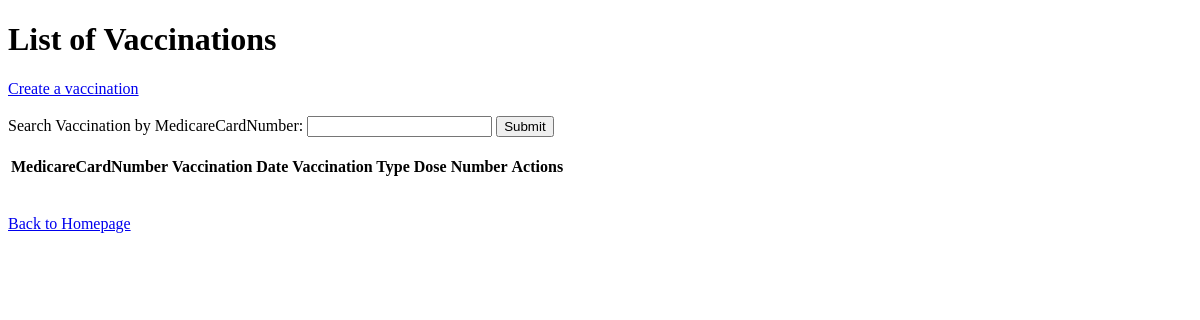
The page /php/vaccination/index.php on the database as committed earlier.
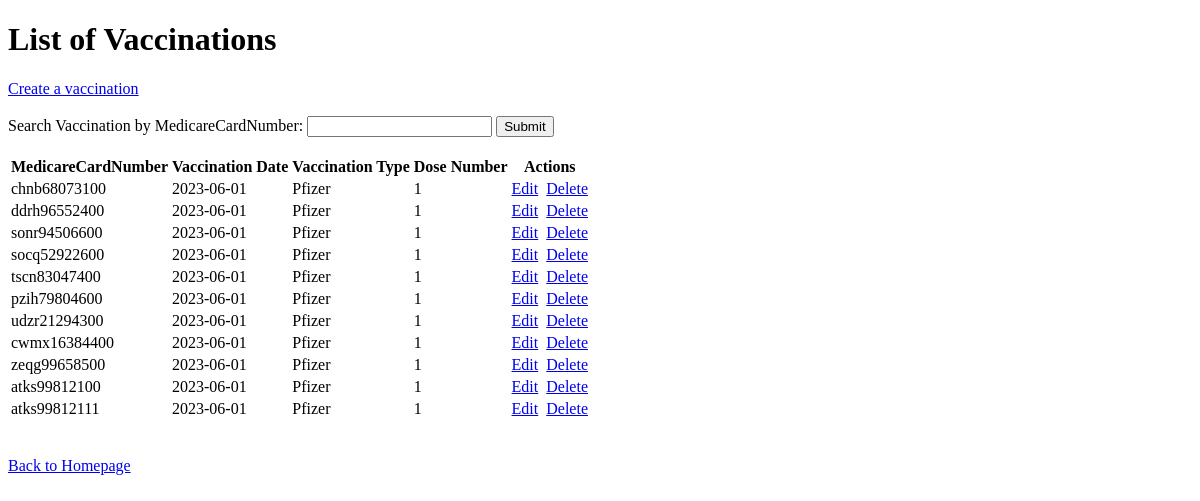
The same page on the database as committed later.
### tables this page shows
CREATE TABLE Vaccinations(
    MedicareCardNumber char(12) NOT NULL,
    `Date` Date,
    `Type` VARCHAR(255),
    DoseNumber int,
    FOREIGN KEY (MedicareCardNumber) REFERENCES Persons(MedicareCardNumber)
);

### php/vaccination/vaccination-r.php (the view)
<?php
require_once '../database.php';
$sql = 'SELECT v.MedicareCardNumber, v.Date, v.Type, v.DoseNumber
FROM Vaccinations v;';
$stmt = $conn->prepare($sql);
$stmt->execute();
?>
<form action="./vaccination-r-one.php">
  Search Vaccination by MedicareCardNumber: <input type="text" name="MedicareCardNumber">
  <input type="submit">
</form>
<br>
<table>
  <thead>
      <tr>
        <th>MedicareCardNumber</th>
        <th>Vaccination Date</th>
        <th>Vaccination Type</th>
        <th>Dose Number</th>
        <th>Actions</th>
  </thead>
  <tbody>
    <?php  while($row = $stmt->fetch(PDO::FETCH_ASSOC, PDO::FETCH_ORI_NEXT)) { ?>
    <tr>
      <td><?= $row["MedicareCardNumber"] ?></td>
      <td><?= $row["Date"] ?></td>
      <td><?= $row["Type"] ?></td>
      <td><?= $row["DoseNumber"] ?></td>
      <td>
        <a href="./edit-view.php?MedicareCardNumber=<?= $row["MedicareCardNumber"] ?>">Edit</a>&nbsp;
        <a href="./vaccination-d.php?MedicareCardNumber=<?= $row["MedicareCardNumber"] ?>">Delete</a>
      </td>
    </tr>
    <?php  } ?>
  </tbody>
</table>
    <br>

Rows that differ between the two databases and show on the page:
added vaccinations: MedicareCardNumber "chnb68073100", Date "2023-06-01", Type "Pfizer", DoseNumber "1"
added vaccinations: MedicareCardNumber "ddrh96552400", Date "2023-06-01", Type "Pfizer", DoseNumber "1"
added vaccinations: MedicareCardNumber "sonr94506600", Date "2023-06-01", Type "Pfizer", DoseNumber "1"
added vaccinations: MedicareCardNumber "socq52922600", Date "2023-06-01", Type "Pfizer", DoseNumber "1"
added vaccinations: MedicareCardNumber "tscn83047400", Date "2023-06-01", Type "Pfizer", DoseNumber "1"
added vaccinations: MedicareCardNumber "pzih79804600", Date "2023-06-01", Type "Pfizer", DoseNumber "1"
added vaccinations: MedicareCardNumber "udzr21294300", Date "2023-06-01", Type "Pfizer", DoseNumber "1"
added vaccinations: MedicareCardNumber "cwmx16384400", Date "2023-06-01", Type "Pfizer", DoseNumber "1"
added vaccinations: MedicareCardNumber "zeqg99658500", Date "2023-06-01", Type "Pfizer", DoseNumber "1"
added vaccinations: MedicareCardNumber "atks99812100", Date "2023-06-01", Type "Pfizer", DoseNumber "1"
added vaccinations: MedicareCardNumber "atks99812111", Date "2023-06-01", Type "Pfizer", DoseNumber "1"
